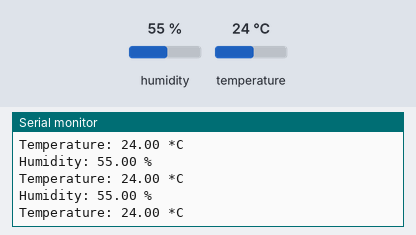
A sketch run on a simulated Arduino Uno, built with avr-gcc and run on an emulated ATmega328P. Shown: the last lines printed to the serial monitor. The inputs (shaded band) are chosen by the test bench; at power-on: humidity 55 %, temperature 24 °C.

Above: at 3.8 s.
3.9 s: humidity set to 22 %
At 5.9 s:
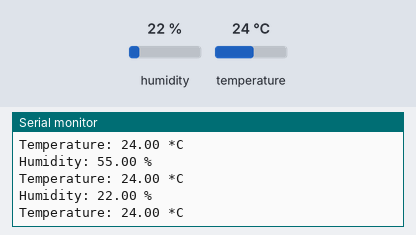
10.1 s: temperature set to 12 °C
At 11.5 s:
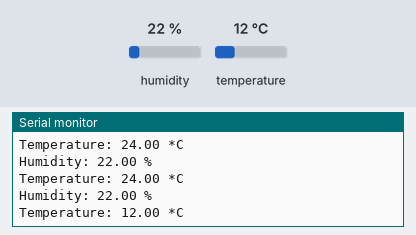
13.0 s: humidity set to 40 %
At 14.8 s:
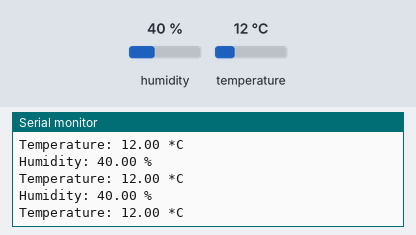
Timing chart, 0 to 16.3 s (numbered marks = the images above; inputs shaded):
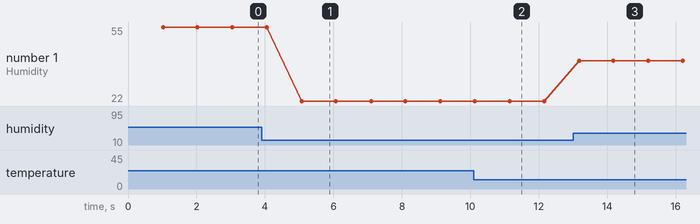

Measured:
- after the input at 3.9 s, the serial monitor: prints a new line after 1.2 s (image 1)
- after the input at 10.1 s, the serial monitor: prints a new line after 1.1 s (image 2)
- after the input at 13.0 s, the serial monitor: prints a new line after 0.18 s (image 3)
- plotted number 1: 55 → 22 after the input at 3.9 s, 22 → 40 after the input at 13.0 s

The sketch:

DHT11.ino
```cpp
#include "DHT.h"

// Define the pin where the data pin of DHT11 is connected
#define DHTPIN 2     // Digital pin 2

// Define the type of DHT sensor
#define DHTTYPE DHT11   // DHT 11

// Initialize the DHT sensor
DHT dht(DHTPIN, DHTTYPE);

void setup() {
  // Start the serial communication
  Serial.begin(9600);
  // Start the DHT sensor
  dht.begin();
}

void loop() {
  // Wait a few seconds between measurements
  delay(1000);

  // Read temperature as Celsius (the default)
  float h = dht.readHumidity();
  float t = dht.readTemperature();

  // Check if any reads failed and exit early (to try again).
  if (isnan(h) || isnan(t)) {
    Serial.println("Failed to read from DHT sensor!");
    return;
  }

  // Print the results to the Serial Monitor
  Serial.print("Humidity: ");
  Serial.print(h);
  Serial.println(" %\t");
  Serial.print("Temperature: ");
  Serial.print(t);
  Serial.println(" *C ");
}
```
